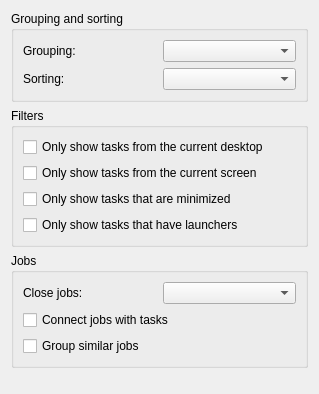
<?xml version="1.0" encoding="UTF-8"?>
<ui version="4.0">
 <class>general</class>
 <widget class="QWidget" name="general">
  <property name="geometry">
   <rect>
    <x>0</x>
    <y>0</y>
    <width>319</width>
    <height>394</height>
   </rect>
  </property>
  <property name="minimumSize">
   <size>
    <width>300</width>
    <height>0</height>
   </size>
  </property>
  <property name="windowTitle">
   <string>General</string>
  </property>
  <layout class="QVBoxLayout" name="verticalLayout">
   <item>
    <widget class="QGroupBox" name="groupingAndSortingGroupBox">
     <property name="title">
      <string>Grouping and sorting</string>
     </property>
     <layout class="QGridLayout" name="gridLayout_2">
      <item row="0" column="0">
       <widget class="QLabel" name="groupingStrategyLabel">
        <property name="text">
         <string>Grouping:</string>
        </property>
        <property name="buddy">
         <cstring>groupingStrategy</cstring>
        </property>
       </widget>
      </item>
      <item row="0" column="1">
       <widget class="KComboBox" name="groupingStrategy"/>
      </item>
      <item row="2" column="1">
       <widget class="KComboBox" name="sortingStrategy"/>
      </item>
      <item row="2" column="0">
       <widget class="QLabel" name="sortingStrategyLabel">
        <property name="text">
         <string>Sorting:</string>
        </property>
        <property name="buddy">
         <cstring>sortingStrategy</cstring>
        </property>
       </widget>
      </item>
     </layout>
    </widget>
   </item>
   <item>
    <widget class="QGroupBox" name="filtersGroupBox">
     <property name="title">
      <string>Filters</string>
     </property>
     <layout class="QVBoxLayout" name="verticalLayout_2">
      <item>
       <widget class="QCheckBox" name="showOnlyCurrentDesktop">
        <property name="text">
         <string>Only show tasks from the current desktop</string>
        </property>
       </widget>
      </item>
      <item>
       <widget class="QCheckBox" name="showOnlyCurrentScreen">
        <property name="text">
         <string>Only show tasks from the current screen</string>
        </property>
       </widget>
      </item>
      <item>
       <widget class="QCheckBox" name="showOnlyMinimized">
        <property name="text">
         <string>Only show tasks that are minimized</string>
        </property>
       </widget>
      </item>
      <item>
       <widget class="QCheckBox" name="showOnlyTasksWithLaunchers">
        <property name="text">
         <string>Only show tasks that have launchers</string>
        </property>
       </widget>
      </item>
     </layout>
    </widget>
   </item>
   <item>
    <widget class="QGroupBox" name="jobsGroupBox">
     <property name="title">
      <string>Jobs</string>
     </property>
     <layout class="QVBoxLayout" name="verticalLayout_3">
      <item>
       <layout class="QHBoxLayout" name="jobCloseModeLayout">
        <item>
         <widget class="QLabel" name="jobCloseModeLabel">
          <property name="text">
           <string>Close jobs:</string>
          </property>
          <property name="buddy">
           <cstring>jobCloseMode</cstring>
          </property>
         </widget>
        </item>
        <item>
         <widget class="KComboBox" name="jobCloseMode"/>
        </item>
       </layout>
      </item>
      <item>
       <widget class="QCheckBox" name="connectJobsWithTasks">
        <property name="text">
         <string>Connect jobs with tasks</string>
        </property>
       </widget>
      </item>
      <item>
       <widget class="QCheckBox" name="groupJobs">
        <property name="text">
         <string>Group similar jobs</string>
        </property>
       </widget>
      </item>
     </layout>
    </widget>
   </item>
   <item>
    <spacer name="verticalSpacer">
     <property name="orientation">
      <enum>Qt::Vertical</enum>
     </property>
     <property name="sizeHint" stdset="0">
      <size>
       <width>20</width>
       <height>0</height>
      </size>
     </property>
    </spacer>
   </item>
  </layout>
 </widget>
 <customwidgets>
  <customwidget>
   <class>KComboBox</class>
   <extends>QComboBox</extends>
   <header>kcombobox.h</header>
  </customwidget>
 </customwidgets>
 <resources/>
 <connections/>
</ui>
